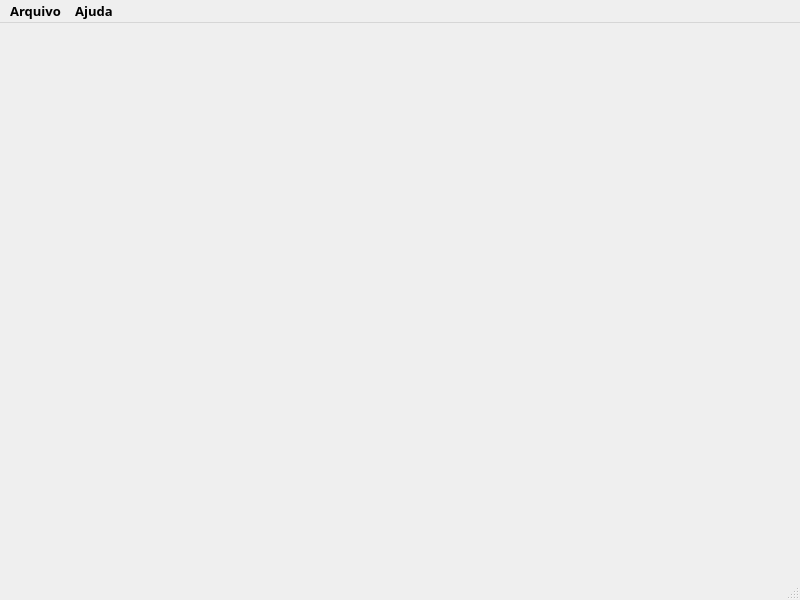
<?xml version="1.0" encoding="UTF-8"?>
<ui version="4.0">
 <class>MainWindow</class>
 <widget class="QMainWindow" name="MainWindow">
  <property name="windowModality">
   <enum>Qt::NonModal</enum>
  </property>
  <property name="geometry">
   <rect>
    <x>0</x>
    <y>0</y>
    <width>800</width>
    <height>600</height>
   </rect>
  </property>
  <property name="font">
   <font>
    <family>Bahnschrift SemiBold</family>
    <pointsize>10</pointsize>
    <weight>75</weight>
    <bold>true</bold>
   </font>
  </property>
  <property name="windowTitle">
   <string>ExpoTool</string>
  </property>
  <widget class="QWidget" name="centralwidget"/>
  <widget class="QMenuBar" name="menubar">
   <property name="geometry">
    <rect>
     <x>0</x>
     <y>0</y>
     <width>800</width>
     <height>22</height>
    </rect>
   </property>
   <widget class="QMenu" name="menuArquivo">
    <property name="title">
     <string>Arquivo</string>
    </property>
    <addaction name="actionImportar_xlsx"/>
    <addaction name="actionImportar_docx"/>
    <addaction name="separator"/>
    <addaction name="actionExportar_xlsx"/>
    <addaction name="actionExportar_docx"/>
    <addaction name="actionExportar_pdf"/>
    <addaction name="separator"/>
    <addaction name="actionSair"/>
   </widget>
   <widget class="QMenu" name="menuAjuda">
    <property name="title">
     <string>Ajuda</string>
    </property>
    <addaction name="actionSobre"/>
    <addaction name="separator"/>
    <addaction name="actionGithub"/>
   </widget>
   <addaction name="menuArquivo"/>
   <addaction name="menuAjuda"/>
  </widget>
  <widget class="QStatusBar" name="statusbar"/>
  <action name="actionImportar_xlsx">
   <property name="text">
    <string>Importar .xlsx</string>
   </property>
  </action>
  <action name="actionImportar_docx">
   <property name="text">
    <string>Importar .docx</string>
   </property>
  </action>
  <action name="actionExportar_xlsx">
   <property name="text">
    <string>Exportar .xlsx</string>
   </property>
  </action>
  <action name="actionExportar_docx">
   <property name="text">
    <string>Exportar .docx</string>
   </property>
  </action>
  <action name="actionExportar_pdf">
   <property name="text">
    <string>Exportar .pdf</string>
   </property>
  </action>
  <action name="actionSair">
   <property name="text">
    <string>Sair</string>
   </property>
  </action>
  <action name="actionSobre">
   <property name="text">
    <string>Sobre</string>
   </property>
  </action>
  <action name="actionGithub">
   <property name="text">
    <string>Github</string>
   </property>
  </action>
 </widget>
 <resources/>
 <connections/>
</ui>
